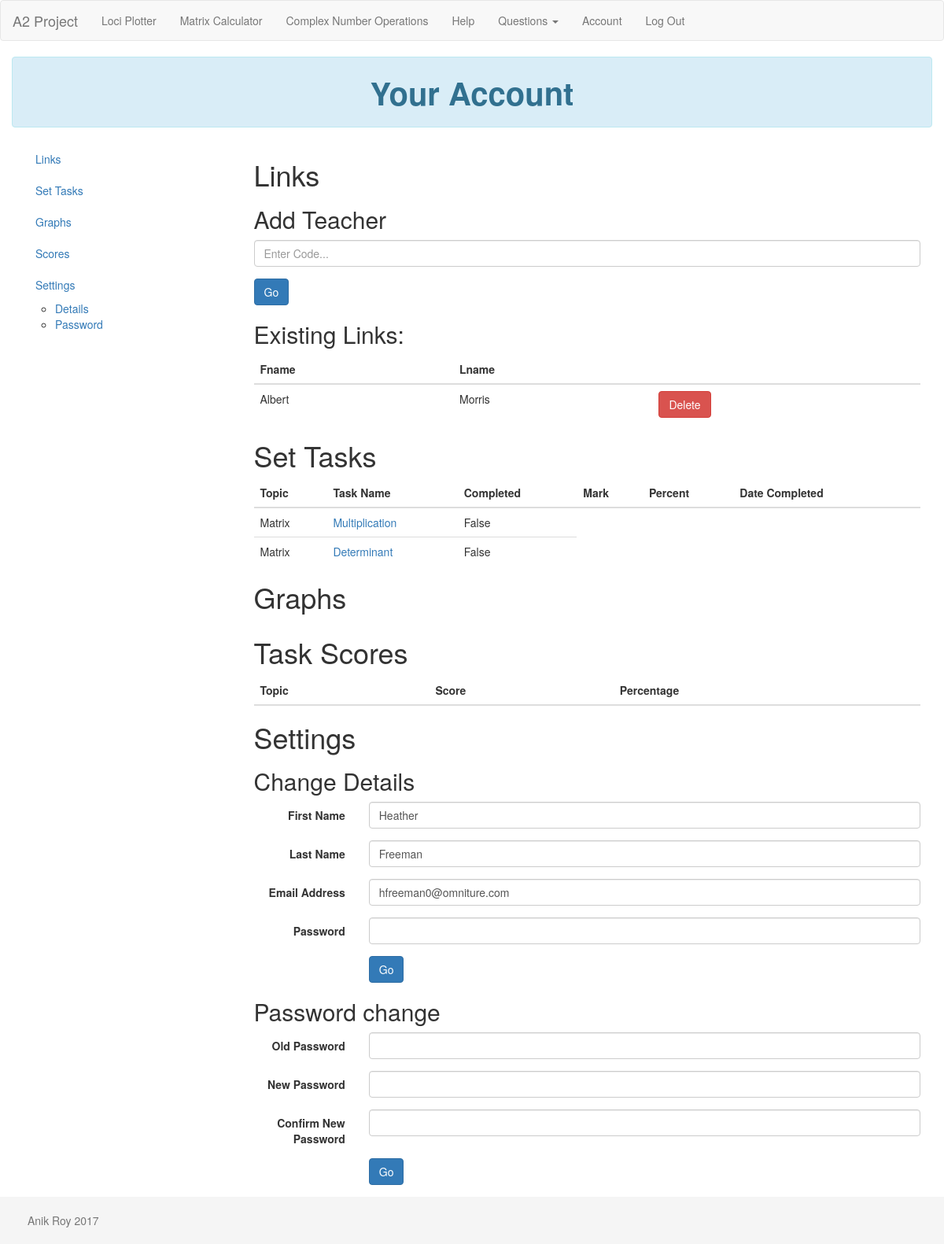
Page /account (signed in) on the committed database.
### app/models.py (models this page shows, shortened)
class User(db.Model):
    user_id = db.Column('user_id', db.Integer, primary_key=True)
    fname = db.Column(db.String(80), unique=False)
    lname = db.Column(db.String(80), unique=False)
    email = db.Column(db.String(120), unique=True)
    password = db.Column(db.String(120), unique=False)
    authenticated = db.Column(db.Boolean, default=False)
    confirmed = db.Column(db.Boolean)
    role = db.Column(db.String(50))
    graphs = db.relationship('Graph', backref="user",
                             cascade="all, delete-orphan", lazy="dynamic")
    __mapper_args__ = {
        'polymorphic_identity': 'user',
        'polymorphic_on': role
    }

class Teacher(User):
    __tablename__ = 'teacher'
    teacher_id = db.Column(db.Integer, primary_key=True)
    user_id = db.Column(db.Integer, db.ForeignKey('user.user_id'))
    code = db.Column(db.String(7))
    students = db.relationship('Student', secondary='links',
                               backref=db.backref('teachers', lazy='dynamic'),
                               lazy='dynamic')
    tasks = db.relationship('Task', backref="teacher",
                            cascade="all, delete-orphan", lazy="dynamic")
    __mapper_args__ = {
        'polymorphic_identity': 'teacher',
    }

class User(db.Model):
    user_id = db.Column('user_id', db.Integer, primary_key=True)
    fname = db.Column(db.String(80), unique=False)
    lname = db.Column(db.String(80), unique=False)
    email = db.Column(db.String(120), unique=True)
    password = db.Column(db.String(120), unique=False)
    authenticated = db.Column(db.Boolean, default=False)
    confirmed = db.Column(db.Boolean)
    role = db.Column(db.String(50))
    graphs = db.relationship('Graph', backref="user",
                             cascade="all, delete-orphan", lazy="dynamic")
    __mapper_args__ = {
        'polymorphic_identity': 'user',
        'polymorphic_on': role
    }

class Task(db.Model):
    task_id = db.Column('task_id', db.Integer, primary_key=True)
    completed = db.Column(db.Boolean)
    question_id = db.Column(db.Integer)
    student_id = db.Column('student_id', db.Integer,
                           db.ForeignKey('student.student_id'))
    teacher_id = db.Column('teacher_id', db.Integer,
                           db.ForeignKey('teacher.teacher_id'))
    mark_id = db.Column('mark_id', db.Integer, db.ForeignKey('mark.mark_id'))
    mark = db.relationship('Mark', back_populates='task')

### app/routes/user.py (the view, shortened to what this page needs)
@user.route('/account', methods=['GET', 'POST'])
@login_required
def account():
    user_id = current_user.user_id
    u = User.query.get(user_id)
    if u.role == 'student':
        changeform = ChangeDetailsForm(obj=u)
        linkform = TeacherLinkForm()
        pwform = ChangePasswordForm1()
        return render_template('user/student_account.html', student=u,
                                qs=QUESTIONS, linkform=linkform,
                                changeform=changeform, pwform=pwform)
    else:
        return abort(500)

### app/forms.py
class ChangeDetailsForm(FlaskForm):
    fname = TextField('First Name', [validators.Required()])
    lname = TextField('Last Name', [validators.Required()])
    email = EmailField('Email Address',
                       [validators.DataRequired(), validators.Email()])
    password = PasswordField('Password', [validators.Required()])
    change_submit = SubmitField('Go')

class TeacherLinkForm(FlaskForm):
    link_code = TextField('Link Code', [validators.Required()])
    link_submit = SubmitField('Go')

### app/views.py (called while the page is built)
@login_manager.user_loader
def user_loader(email):
    return User.query.filter_by(email=email).first()

### app/templates/user/student_account.html (shortened to what this page needs)
{% extends "layout.html" %}
{% block head %}
{{ super() }}
<link rel="stylesheet" href="{{ url_for('static',filename='styles/account.css') }}">
<link rel="stylesheet" href="{{ url_for('static',filename='image-picker/image-picker.css') }}">
{% endblock %}
{% block main %}
<div id="title" class="row">
  <div class="col-sm-12">
    <div class="alert alert-info title">
      <strong>Your Account</strong>
    </div>
  </div>
</div>
<div data-spy="scroll" data-target=".scrollspy" style="position:relative">
<div class="col-md-3 scrollspy">
  <ul id="nav" class="nav hidden-xs hidden-sm affix-top" data-spy="affix">
    <li><a href="#links">Links</a></li>
    <li><a href="#set">Set Tasks</a></li>
    <li><a href="#graphs">Graphs</a></li>
    <li><a href="#scores">Scores</a></li>
    <li><a href="#settings">Settings</a>
      <ul id="nav">
        <li>
          <a href="#change-details">Details</a>
        </li>
        <li>
          <a href="#pwd">Password</a>
        </li>
      </ul>
    </li>
  </ul>
</div>
<div class="col-md-9">
  <section id="links">
    <h1>Links</h1>
    <h2>Add Teacher</h2>
    <form method="post" action="{{ url_for('user.account') }}">
    <div class="form-group">
      {{ linkform.link_code(class="form-control form-control-lg",placeholder="Enter Code...") }}
    </div>
    <div class="form-group">
      {{ linkform.link_submit(class="btn btn-primary") }}
    </div>
    </form>
    <h2>Existing Links:</h2>
    <table id="links-table" class="table">
      <thead>
        <th>Fname</th>
        <th>Lname</th>
        <th></th>
      </thead>
      <tbody>
        {% for t in student.teachers.all() %}
        <tr id="link-row{{ t.teacher_id }}">
          <td>{{ t.fname }}</td>
          <td>{{ t.lname }}</td>
          <td><input type="button" class="btn btn-danger" id="{{ t.teacher_id }}" value="Delete"></td>
        </tr>
        {% endfor %}
      </tbody>
    </table>
  </section>
  <section id="set">
    <h1>Set Tasks</h1>
    {% if student.tasks.first() %}
    <table class="table">
      <thead>
        <th>Topic</th>
        <th>Task Name</th>
        <th>Completed</th>
        <th>Mark</th>
        <th>Percent</th>
        <th>Date Completed</th>
        <th></th>
      </thead>
      <tbody>
      {% for t in student.tasks.all() %}
        <tr>
          <td>{{ qs[t.question_id]['topic'] }}</td>
          <td><a href="{{ url_for('questions.show_questions',  topic=qs[t.question_id]['topic'].lower(), q_type=qs[t.question_id]['q_type']) }}">
          {{ qs[t.question_id]['name'] }}</a></td>
          <td>{{ t.completed }}</td>
        </tr>
      {% endfor %}
      </tbody>
    </table>
    {% endif %}
  </section>
  <section id="graphs">
    <h1>Graphs</h1>
  </section>
  <section id="scores">
  <h1>Task Scores</h1>
    <table class="table">
      <thead>
        <th> Topic </th>
        <th> Score </th>
        <th> Percentage </th>
      </thead>
    </table>
  </section>
  <section id="settings">
  <h1>Settings</h1>
    <h2>Change Details</h2>
    <form id="change-details" class="form-horizontal" method="post", action="{{ url_for('user.account') }}">
      <div class="form-group">
        {{ changeform.fname.label(class="col-xs-2 control-label") }}
        <div class="col-xs-10">
          {{ changeform.fname(value=student.fname,class="form-control") }}
        </div>
      </div>
      <div class="form-group">
        {{ changeform.lname.label(class="col-xs-2 control-label") }}
        <div class="col-xs-10">
          {{ changeform.lname(value=student.lname,class="form-control") }}
        </div>
      </div>
      <div class="form-group">
        {{ changeform.email.label(class="col-xs-2 control-label") }}
        <div class="col-xs-10">
          {{ changeform.email(value=student.email,class="form-control") }}
        </div>
      </div>
      <div class="form-group">
        {{ changeform.password.label(class="col-xs-2 control-label") }}
        <div class="col-xs-10">
          {{ changeform.password(class="form-control") }}
        </div>
      </div>
      <div class="form-group">
        <div class="col-xs-offset-2 col-xs-10">
          {{ changeform.change_submit(class="btn btn-primary") }}
        </div>
      </div>
    </form>
    <h2>Password change</h2>
    <form id="pwd" class="form-horizontal" method="post", action="{{ url_for('user.account') }}">
      <div class="form-group">
        {{ pwform.old_password.label(class="col-xs-2 control-label") }}
        <div class="col-xs-10">
          {{ pwform.old_password(class="form-control") }}
        </div>
      </div>
      <div class="form-group">
        {{ pwform.password.label(class="col-xs-2 control-label") }}
        <div class="col-xs-10">
          {{ pwform.password(class="form-control") }}
        </div>
      </div>
      <div class="form-group">
        {{ pwform.confirm_password.label(class="col-xs-2 control-label") }}
        <div class="col-xs-10">
          {{ pwform.confirm_password(class="form-control") }}
        </div>
      </div>
      <div class="form-group">
        <div class="col-xs-offset-2 col-xs-10">
          {{ pwform.pw_submit(class="btn btn-primary") }}
        </div>
      </div>
    </form>
  </section>
</div>
</div>
</div>
{% endblock %}

### app/static/styles/main.css (style rules this page uses)
html { position: relative; min-height: 100%; }
body { margin-bottom: 60px; }

### app/static/styles/account.css (style rules this page uses)
section { border: 1 px solid black; width: 100% }
.title { text-align: center; font-size: 30pt; }

### rows in the picture
Teacher: fname "Albert", lname "Morris"
Task: qs "Matrix", qs "Multiplication", completed "False"
Task: qs "Matrix", qs "Determinant", completed "False"
User: fname "Heather", lname "Freeman", email "hfreeman0@omniture.com"

### other values in the picture
{{ changeform.fname.label(class="col-xs-2 control-label") }} "First Name"
{{ changeform.lname.label(class="col-xs-2 control-label") }} "Last Name"
{{ changeform.email.label(class="col-xs-2 control-label") }} "Email Address"
{{ changeform.password.label(class="col-xs-2 control-label") }} "Password"
{{ pwform.old_password.label(class="col-xs-2 control-label") }} "Old Password"
{{ pwform.password.label(class="col-xs-2 control-label") }} "New Password"
{{ pwform.confirm_password.label(class="col-xs-2 control-label") }} "Confirm New Password"
